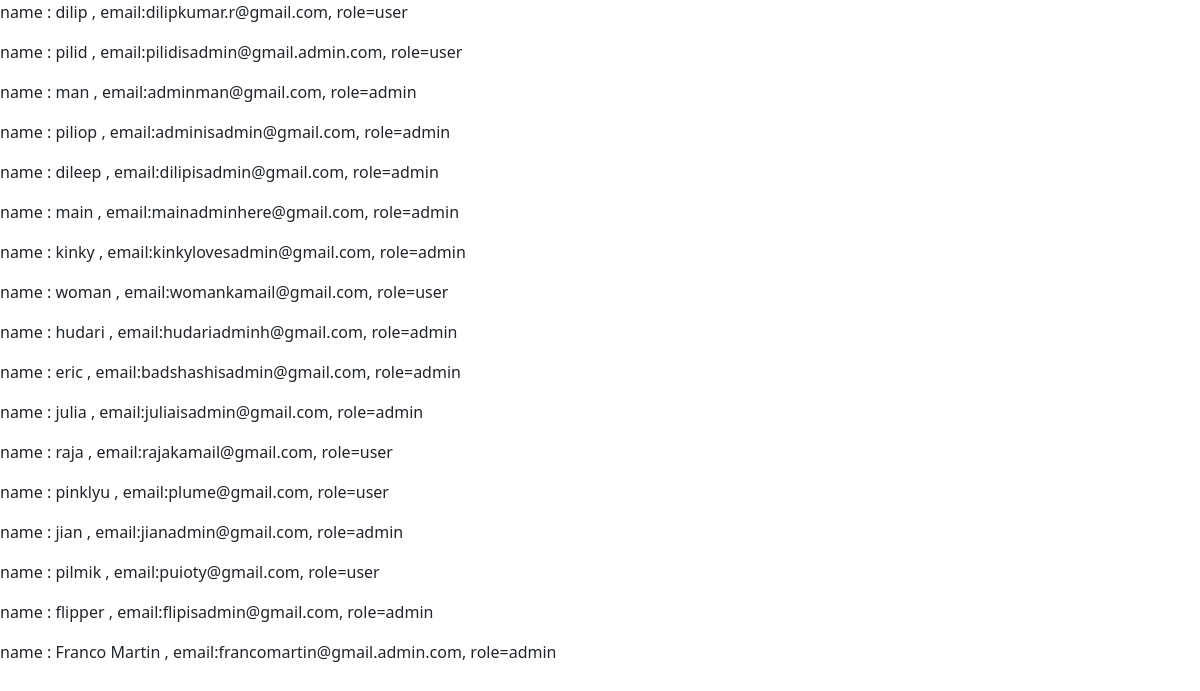
Before: /view_data with the older database file.
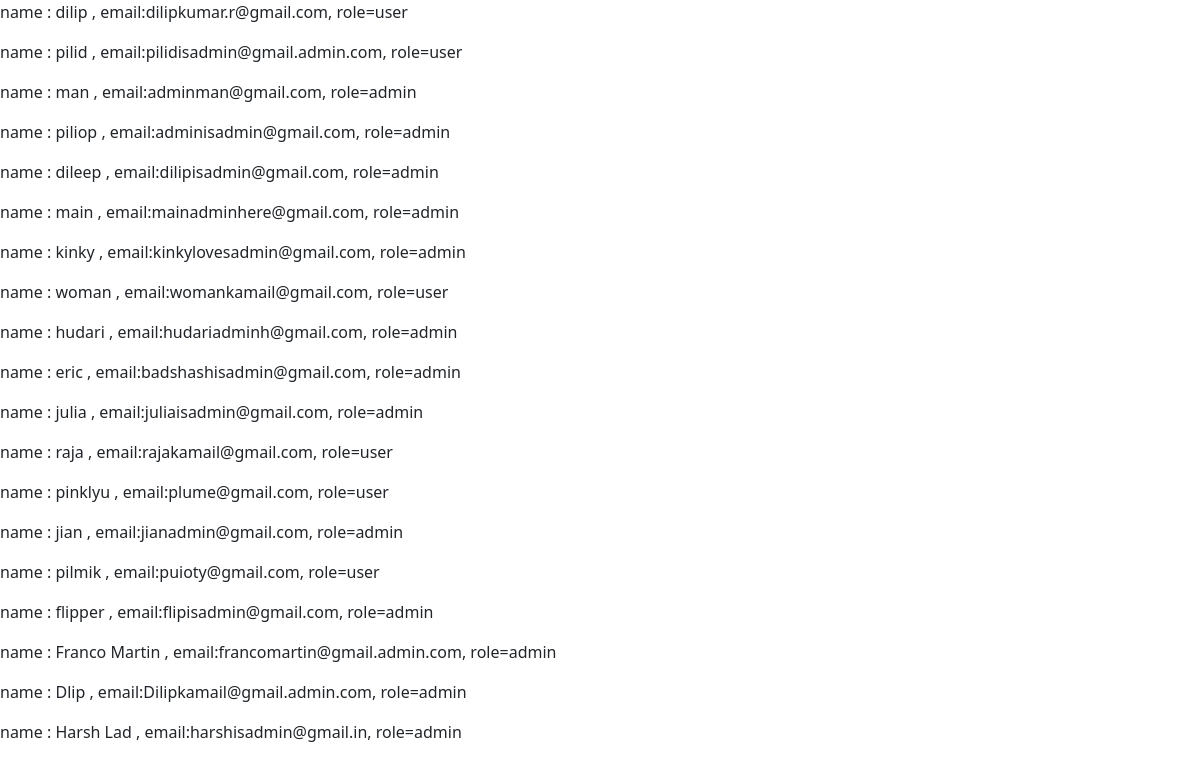
After: the same page with the newer database file.
### app.py (models this page shows, shortened)
class users(db.Model):
    id = db.Column(db.Integer, primary_key=True)
    usr_name = db.Column(db.String, nullable=False, unique=True)
    usr_email = db.Column(db.String, nullable=False)
    role = db.Column(db.String, nullable=False)

### app.py (the view)
@app.route("/view_data")
def view_data():
    return render_template("show_data.html", values=users.query.all())

### templates/show_data.html (shortened to what this page needs)
{%extends "base.html"%}
{%block content%}
{%for item in values%}
<p> name : {{item.usr_name}} , email:{{item.usr_email}}, role={{item.role}} </p>
{%endfor%}
{%endblock%}

Changed rows visible on the page:
added users: usr_name "Dlip", usr_email "Dilipkamail@gmail.admin.com", role "admin"
added users: usr_name "Harsh Lad", usr_email "harshisadmin@gmail.in", role "admin"
